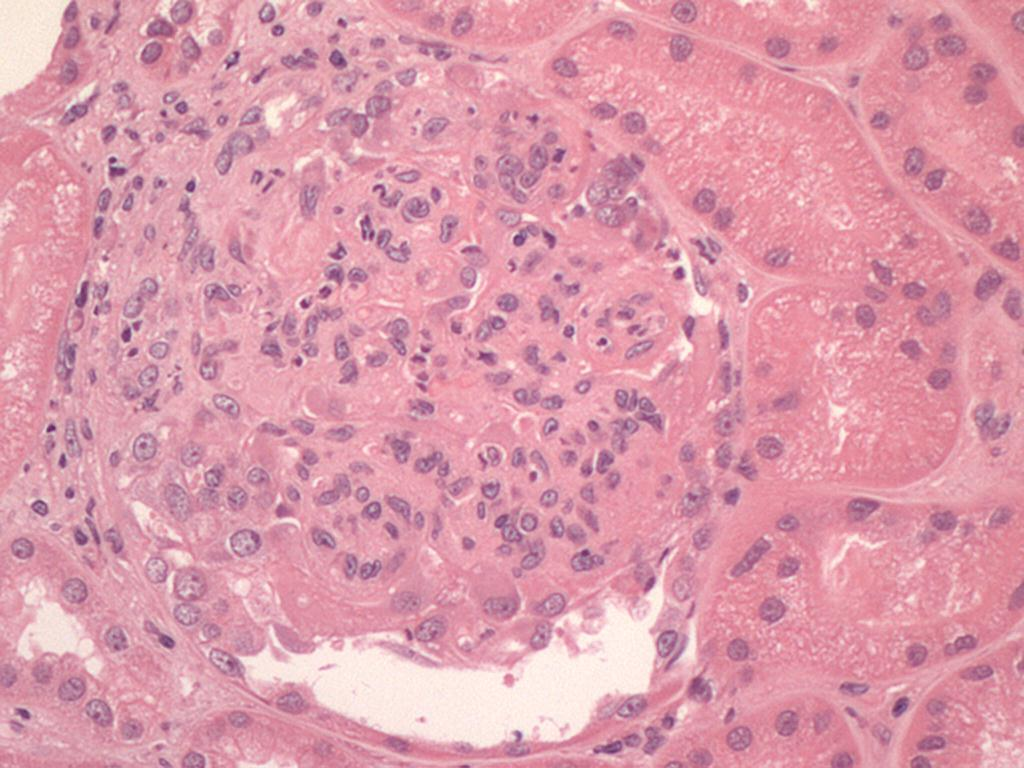
#> input picture pattern_recognition/img_pre_proces/comp_gauss/treino_he (66).jpg, 1024 x 768 px
$ python compare.py
#> lines starting #> are read from the running program, lines starting #| are printed output that depends on the picture
import skimage.io as io
from skimage.color import rgb2gray
from skimage.transform import resize
from skimage.filters import laplace, gaussian

# Carregando as imagens
image1 = io.imread("./treino_he (66).jpg")
#> image1 is the input picture: shape (768, 1024, 3); mean R, G, B 220.7, 154.8, 171.4
image2 = io.imread("./treino_pas (20).jpg")
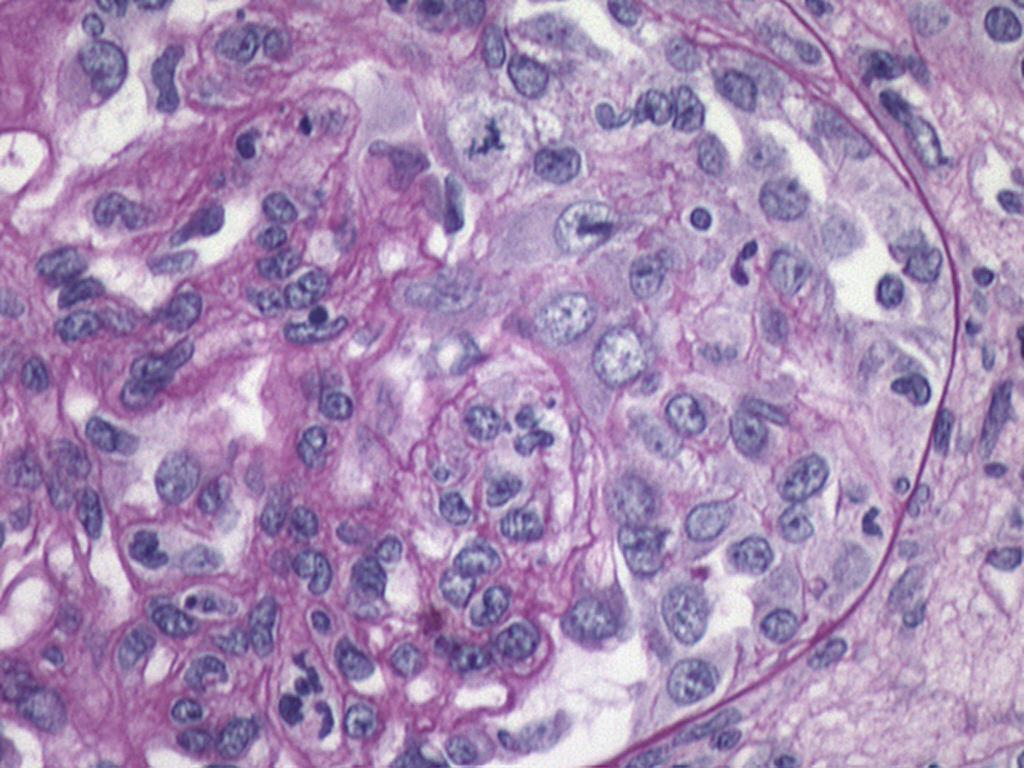
#> input picture pattern_recognition/img_pre_proces/comp_gauss/treino_pas (20).jpg, 1024 x 768 px
#> image2 is the input picture: shape (768, 1024, 3); mean R, G, B 168.7, 141.4, 181.2
image3 = io.imread("./treino_picro (5).jpg")
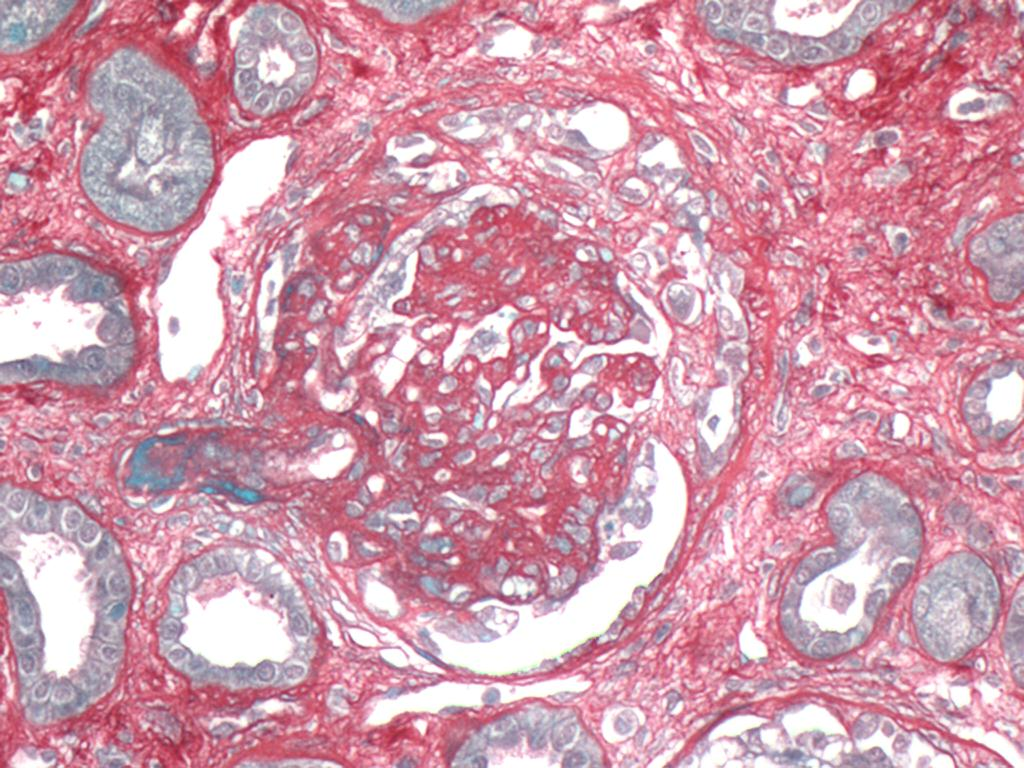
#> input picture pattern_recognition/img_pre_proces/comp_gauss/treino_picro (5).jpg, 1024 x 768 px
#> image3 is the input picture: shape (768, 1024, 3); mean R, G, B 208.5, 155.2, 172.7

# Convertendo as imagens para cinza
gray_image1 = rgb2gray(image1)
gray_image2 = rgb2gray(image2)
gray_image3 = rgb2gray(image3)
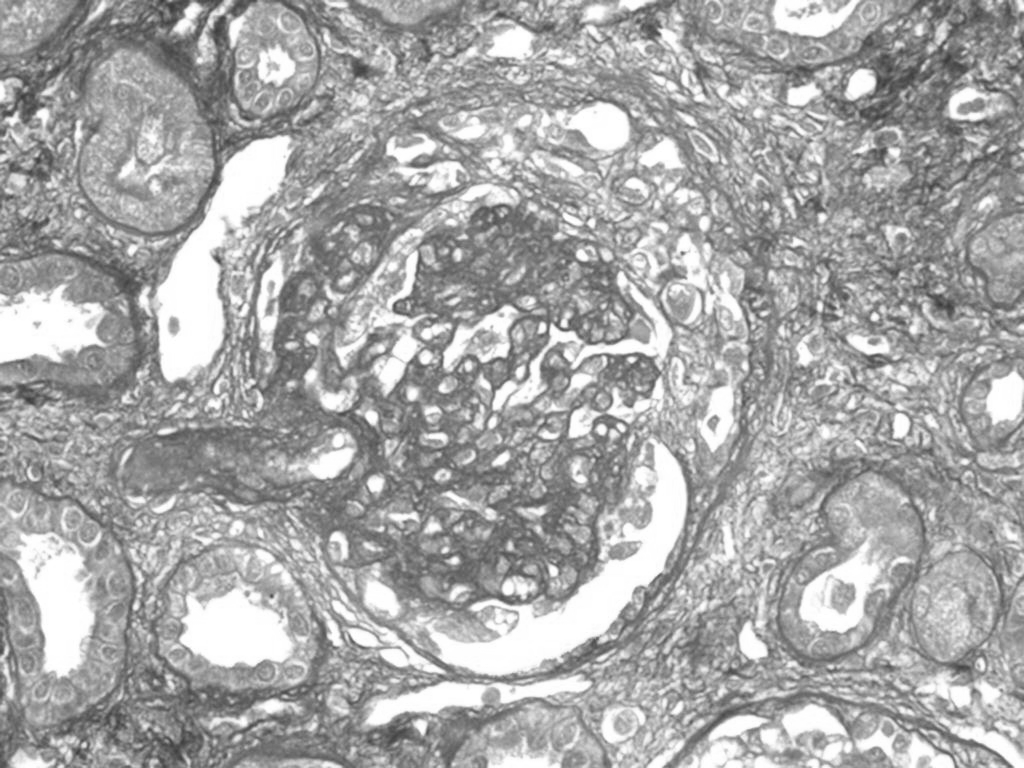
#> gray_image3: shape (768, 1024) float64; min 0.22, max 1, mean 0.658

# Aplicando o filtro gaussiano com diferentes sigmas
sigmas = [4, 16, 32]
gaussian_images1 = [gaussian(gray_image1, sigma=s) for s in sigmas]
#> gaussian_images1 = 3 items
gaussian_images2 = [gaussian(gray_image2, sigma=s) for s in sigmas]
#> gaussian_images2 = 3 items
gaussian_images3 = [gaussian(gray_image3, sigma=s) for s in sigmas]
#> gaussian_images3 = 3 items


# Redimensionando as imagens
resized_gray_image1 = resize(gray_image1, (1024, 1024))
resized_gray_image2 = resize(gray_image2, (1024, 1024))
resized_gray_image3 = resize(gray_image3, (1024, 1024))
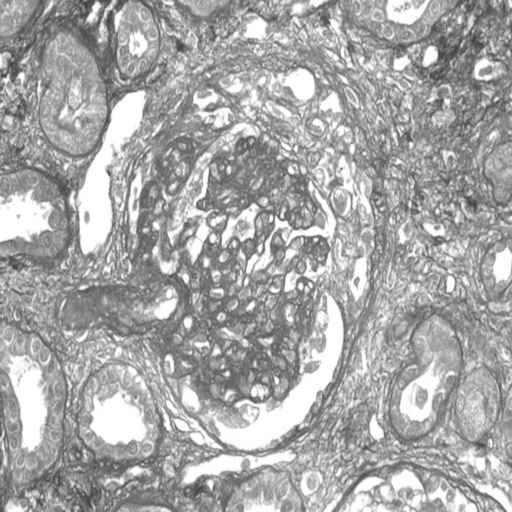
#> resized_gray_image3: shape (1024, 1024) float64 (shown at 1/2 size); min 0.223, max 1, mean 0.658

for s, g_image1, g_image2, g_image3 in zip(sigmas, gaussian_images1, gaussian_images2, gaussian_images3):
    io.imsave(f"./treino_he (66)_gaussian_{s}.jpg", (g_image1 * 255).astype('uint8'))
    io.imsave(f"./treino_pas (20)_gaussian_{s}.jpg", (g_image2 * 255).astype('uint8'))
    io.imsave(f"./treino_picro (5)_gaussian_{s}.jpg", (g_image3 * 255).astype('uint8'))
#> this loop made 3 passes
#> s on passes 1 to 3: 4, 16, 32
#> pass 1, `io.imsave(f"./treino_picro (5)_gaussian_{s}.jpg", (g_image3 * 255).ast..`:
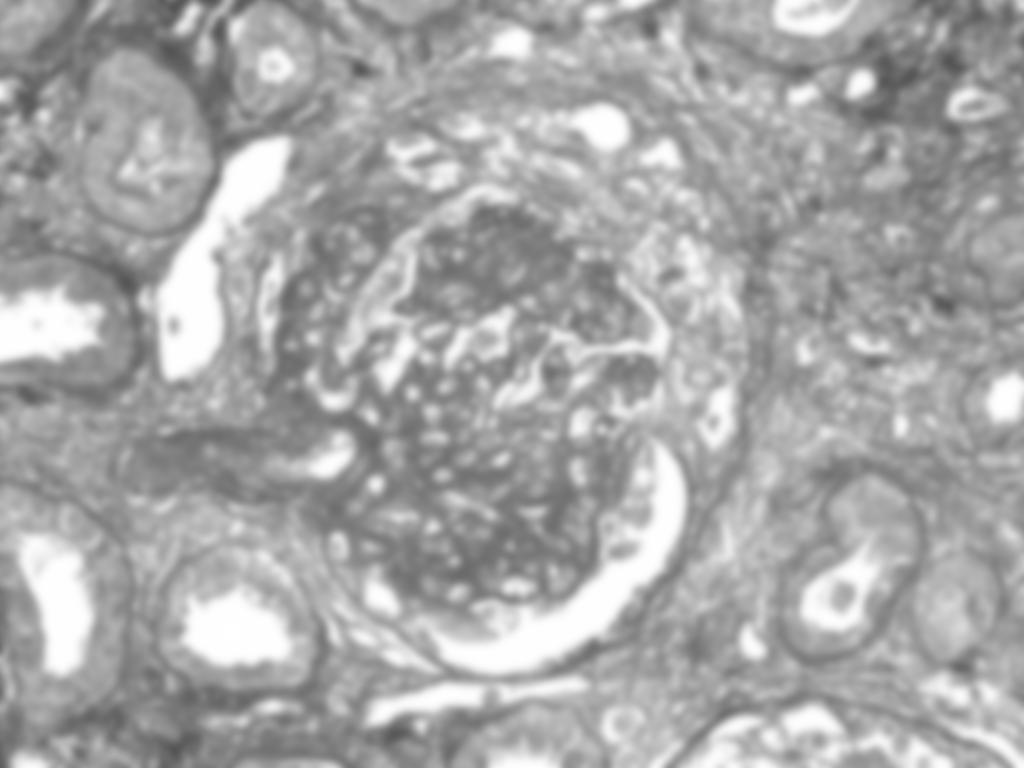
#> saved as treino_picro (5)_gaussian_4.jpg: shape (768, 1024); min 83, max 255, mean 167.3
#> pass 2, `io.imsave(f"./treino_he (66)_gaussian_{s}.jpg", (g_image1 * 255).astyp..`:
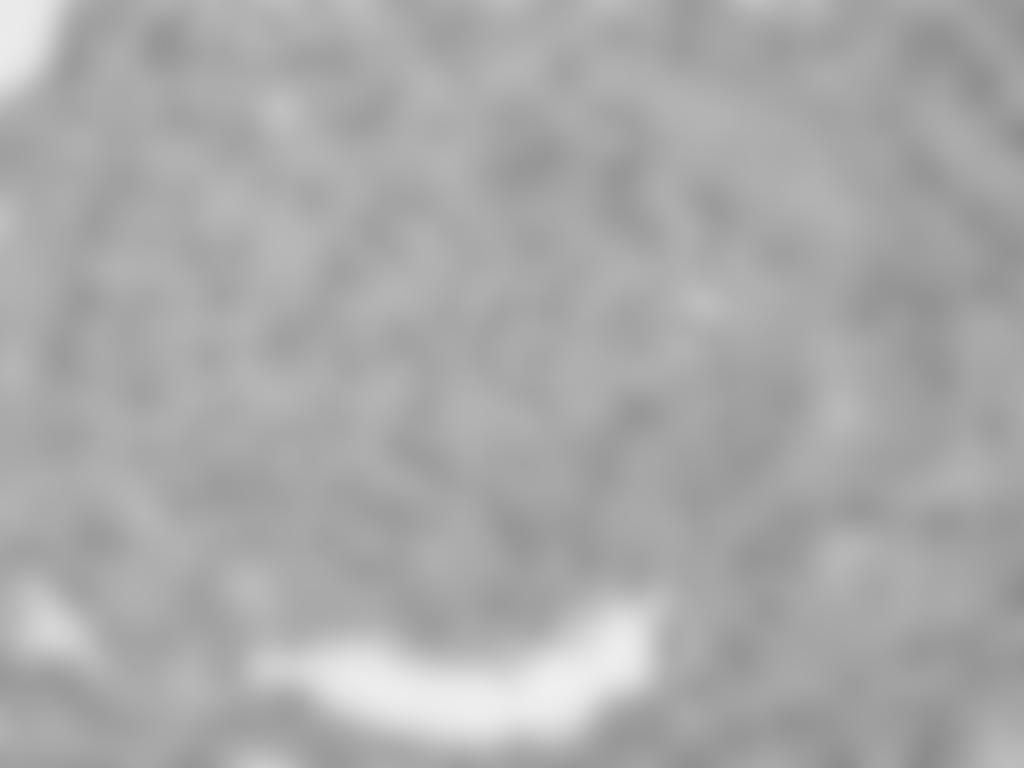
#> saved as treino_he (66)_gaussian_16.jpg: shape (768, 1024); min 140, max 240, mean 169.5
